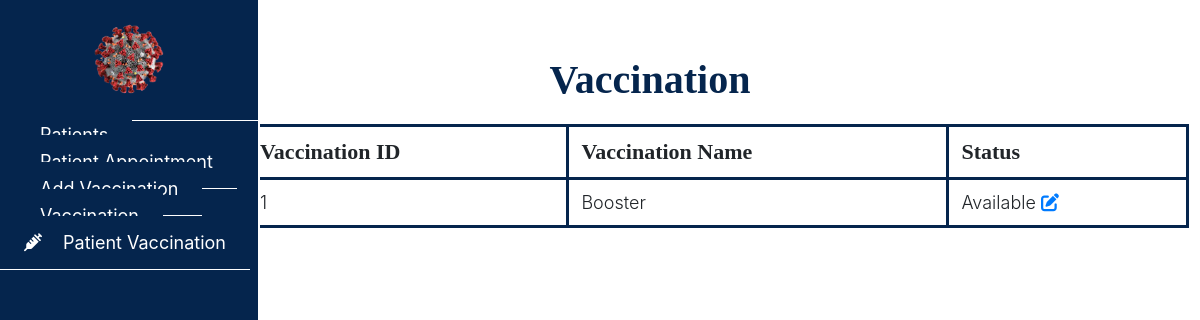
Page /hospital/vacstatus.php (signed in) on the earlier database version.
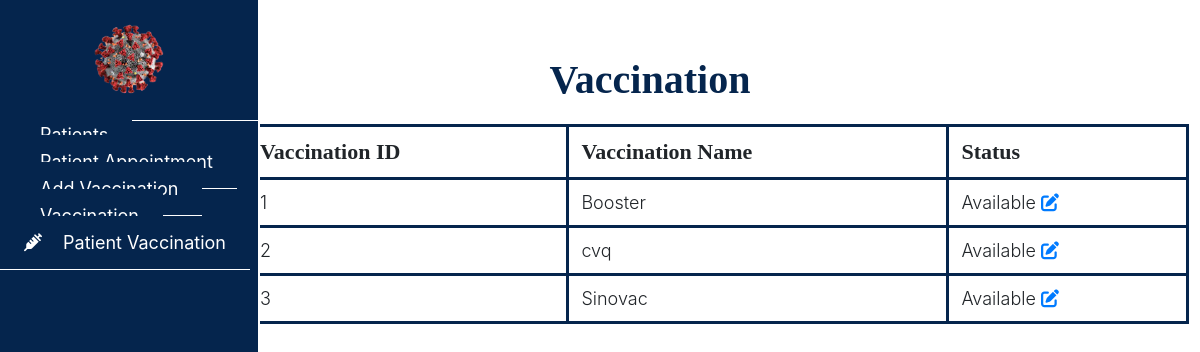
Same page on the later database version.
### tables this page shows
CREATE TABLE `vaccination` (
  `vac_id` int(11) NOT NULL,
  `vac_name` varchar(255) NOT NULL,
  `hospital_id` int(11) DEFAULT NULL,
  `vac_status` enum('Available','Unavailable') DEFAULT NULL
);

### hospital/vacstatus.php (the view, shortened to what this page needs)
<?php
include("../connection.php");
?>
<html lang="en">
<head>
    <link rel="stylesheet" href="../admin/assets/style.css">
    <link rel="stylesheet" href="https://cdn.usebootstrap.com/bootstrap/3.3.7/css/bootstrap.min.css">
    <link rel="stylesheet"
        href="https://cdnjs.cloudflare.com/ajax/libs/material-design-iconic-font/2.2.0/css/material-design-iconic-font.min.css">
    <link rel="stylesheet" href="https://cdnjs.cloudflare.com/ajax/libs/font-awesome/6.4.0/css/all.min.css">
</head>
<body>
    <div id="sidebar">
        <header>
            <a href="#"><img src="../images/covidlogo.png" alt="" style="width:120px ; height:120;padding: 20px;"></a>
        </header>
        <ul class="nav">
            <li>
                <a href="patientlist.php">
                </a>
            </li>
            <li>
                <a href="patientappointment.php">
                </a>
            </li>
            <li>
                <a href="addvaccine.php">
                </a>
            </li>
            <li>
                <a href="vacstatus.php">
                </a>
            </li>
            <li>
                <a href="patientvacstatus.php">
                    <i class="fas fa-syringe"></i> Patient Vaccination
                </a>
            </li>
        </ul>
    </div>
    <nav class="navbar">
        <div class="container-fluid">
            <ul class="nav navbar-nav navbar-right">
                <li class="dropdown">
                    <a href="#" class="dropdown-toggle" data-toggle="dropdown">
                    </a>
                </li>
            </ul>
        </div>
    </nav>
    <div class="container-fluid" id="all-products">
        <h1 class="text-center">Vaccination</h1>
        <div class="container">
            <table class="table">
                <thead>
                    <tr>
                        <th>Vaccination ID</th>
                        <th>Vaccination Name</th>
                        <th>Status</th>
                    </tr>
                </thead>
                <tbody>
                    <?php
                    $hospital_id = $_SESSION['hospital_id'];
                    $query = "SELECT vac_id,vac_name,vac_status from vaccination WHERE hospital_id='$hospital_id'";
                    $result = mysqli_query($con, $query);
                    while ($row = mysqli_fetch_assoc($result)):
                        $hospital_query = "SELECT hospital_name FROM hospital WHERE hospital_id = $hospital_id";
                        $hospital_result = mysqli_query($con, $hospital_query);
                        if ($hospital_result):
                            ?>
                            <tr id="row_<?= $row['vac_id'] ?>">
                                <td>
                                    <?= $row['vac_id'] ?>
                                </td>
                                <td>
                                    <?= $row['vac_name'] ?>
                                </td>
                                <td>
                                    <?= $row['vac_status'] ?>
                                    <a href="editvacstatus.php?vac_id=<?= $row['vac_id'] ?>">
                                        <i class="fas fa-edit"></i>
                                    </a>
                                </td>
                            </tr>
                        <?php endif; ?>
                    <?php endwhile; ?>
                </tbody>
            </table>
        </div>
    </div>
</body>
</html>
</body>
</html>

Differences in the rows shown:
added vaccination: vac_id "2", vac_name "cvq", vac_status "Available"
added vaccination: vac_id "3", vac_name "Sinovac", vac_status "Available"
